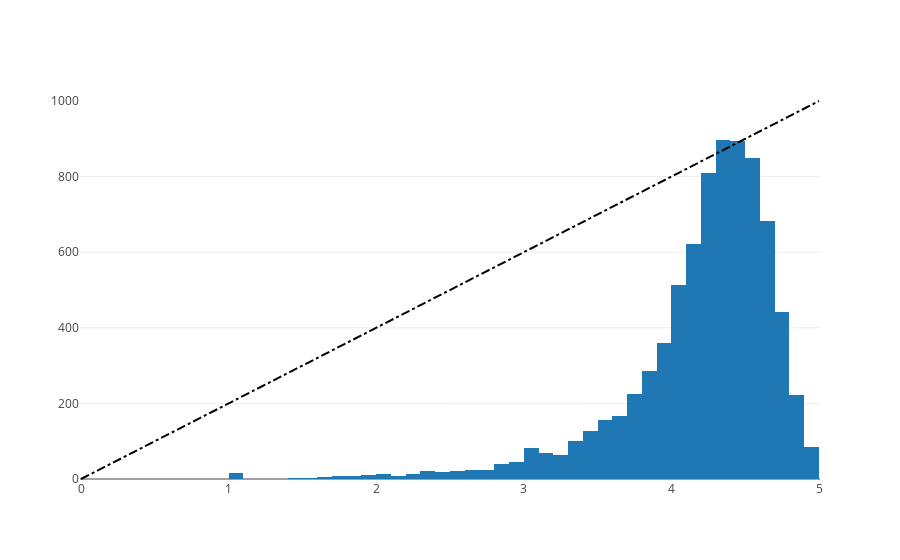

Here is the notebook cell this chart was saved with:
### Markdown cell above
## 4. Average rating of apps
<p>After having witnessed the market share for each category of apps, let's see how all these apps perform on an average. App ratings, in the form of stars on a scale of 1-5, impact the discoverability and the conversion of apps as well as the company's overall brand image. Ratings are a key performance indicator of an app.</p>
<p>From our research, we found that the average volume of ratings across all app categories is <code>4.17</code>. The histogram plot is skewed to the right indicating that the majority of the apps are highly rated with only a few exceptions in the low-rated apps.</p>

### Code cell
# Average rating of apps
avg_app_rating = apps['Rating'].mean()
print('Average app rating = ', avg_app_rating)

# Distribution of apps according to their ratings
data = [go.Histogram(
        x = apps['Rating'],
        xbins = {'start': 1, 'size': 0.1, 'end' : 5}
)]

# Vertical dashed line to indicate the average app rating
layout = {'shapes': [{
              'type' :'line',
              'x0': 0,
              'y0': 0,
              'x1': 5,
              'y1': 1000,
              'line': { 'dash': 'dashdot'}
          }]
          }

plotly.offline.iplot({'data': data, 'layout': layout})

### Figure 1 — Plotly figure (JSON) as saved in the notebook; plotly's stock layout.template omitted (floating-point values rounded to 4 significant figures; data arrays with more than 128 entries replaced by an {"elided": "..."} marker saying what was removed)
{"data": [{"x": {"elided": "9659 float values"}, "xbins": {"end": 5, "size": 0.1, "start": 1}, "type": "histogram", "uid": "0770a72c-3d9a-43eb-9a5f-a83decf3be8b"}], "layout": {"shapes": [{"line": {"dash": "dashdot"}, "type": "line", "x0": 0, "x1": 5, "y0": 0, "y1": 1000}]}}
